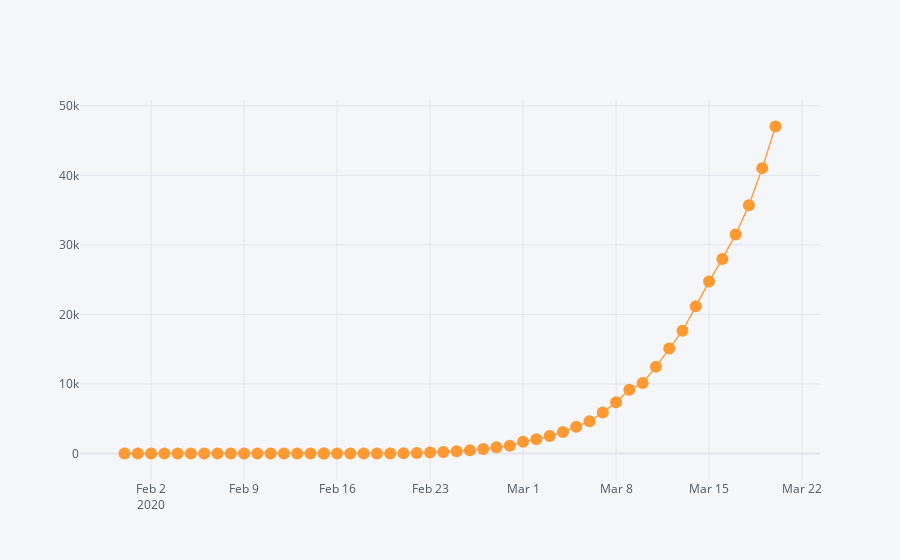

The notebook cell this image was saved under:
### Code cell
dbd_Italy.iplot(kind='scatter',x='Date',y='Total Cases',mode='lines+markers')

### Figure 1 — Plotly figure (JSON) as saved in the notebook; plotly's stock layout.template omitted (floating-point values rounded to 4 significant figures)
{"data": [{"line": {"color": "rgba(255, 153, 51, 1.0)", "dash": "solid", "shape": "linear", "width": 1.3}, "marker": {"size": 12, "symbol": "circle"}, "mode": "lines+markers", "name": "Total Cases", "text": "", "type": "scatter", "x": ["2020-01-31", "2020-02-01", "2020-02-02", "2020-02-03", "2020-02-04", "2020-02-05", "2020-02-06", "2020-02-07", "2020-02-08", "2020-02-09", "2020-02-10", "2020-02-11", "2020-02-12", "2020-02-13", "2020-02-14", "2020-02-15", "2020-02-15", "2020-02-16", "2020-02-17", "2020-02-18", "2020-02-19", "2020-02-20", "2020-02-21", "2020-02-22", "2020-02-23", "2020-02-24", "2020-02-25", "2020-02-26", "2020-02-27", "2020-02-28", "2020-02-29", "2020-03-01", "2020-03-02", "2020-03-03", "2020-03-04", "2020-03-05", "2020-03-06", "2020-03-07", "2020-03-08", "2020-03-09", "2020-03-10", "2020-03-11", "2020-03-12", "2020-03-13", "2020-03-14", "2020-03-15", "2020-03-16", "2020-03-17", "2020-03-18", "2020-03-19", "2020-03-20"], "y": [2, 2, 2, 2, 2, 2, 3, 3, 3, 3, 3, 3, 3, 3, 3, 3, 3, 3, 3, 3, 3, 3, 20, 79, 157, 229, 323, 470, 655, 889, 1128, 1701, 2036, 2502, 3089, 3858, 4636, 5883, 7375, 9172, 10149, 12462, 15113, 17660, 21157, 24747, 27980, 31506, 35713, 41035, 47021]}], "layout": {"legend": {"bgcolor": "#F5F6F9", "font": {"color": "#4D5663"}}, "paper_bgcolor": "#F5F6F9", "plot_bgcolor": "#F5F6F9", "title": {"font": {"color": "#4D5663"}}, "xaxis": {"gridcolor": "#E1E5ED", "showgrid": true, "tickfont": {"color": "#4D5663"}, "title": {"font": {"color": "#4D5663"}, "text": ""}, "zerolinecolor": "#E1E5ED"}, "yaxis": {"gridcolor": "#E1E5ED", "showgrid": true, "tickfont": {"color": "#4D5663"}, "title": {"font": {"color": "#4D5663"}, "text": ""}, "zerolinecolor": "#E1E5ED"}}}
